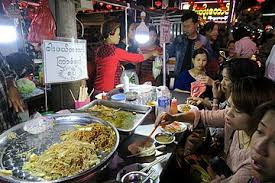
#> input picture airprobe/data/train/not_vadapav/1.jpg, 275 x 183 px, found by its file name; its folder holds only this picture in this run
$ python load_data.py
#> lines starting #> are read from the running program, lines starting #| are printed output that depends on the picture
import pickle
from sklearn.model_selection import train_test_split
from scipy import misc
import imutils
import numpy as np
import os,cv2

path=r"E:\Machine Learning\examples\Modaka_Tech_AI_assignment\data\train"
label = os.listdir(path)
print(label)
dataset=[]
for image_label in label:
    images = os.listdir(path+"/"+image_label)
    for image in images:
        # print(image_label)
        img = cv2.imread(path+"/"+image_label+"/"+image)
#> img is the input picture: shape (183, 275, 3); mean B, G, R 82.6, 88, 99.3
        for k in np.arange(0,360,30):
            img=imutils.rotate_bound(img,k)
            img = cv2.resize(img, (150, 150))
            dataset.append((img,image_label))
#> this loop made 12 passes
#> pass 1, `img = cv2.resize(img, (150, 150))`:
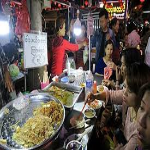
#> img: shape (150, 150, 3); mean B, G, R 82.4, 87.8, 99.1
#> pass 2, `img=imutils.rotate_bound(img,k)`:
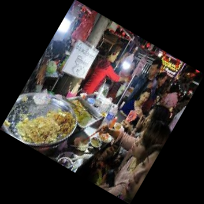
#> img: shape (204, 204, 3); mean B, G, R 44.6, 47.5, 53.6
#> pass 2, `img = cv2.resize(img, (150, 150))`:
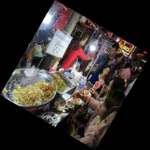
#> img: shape (150, 150, 3); mean B, G, R 44.5, 47.4, 53.5
#> pass 3, `img=imutils.rotate_bound(img,k)`:
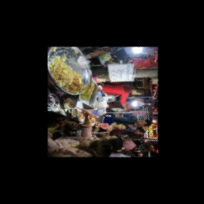
#> img: shape (204, 204, 3); mean B, G, R 24, 25.6, 28.9
#> after the loop:
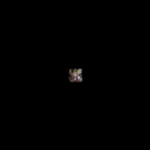
#> img: shape (150, 150, 3); mean B, G, R 0.6, 0.6, 0.7
#> after the loop, dataset = 12 items
#> pass 2 of the loop `for image_label in label:`:
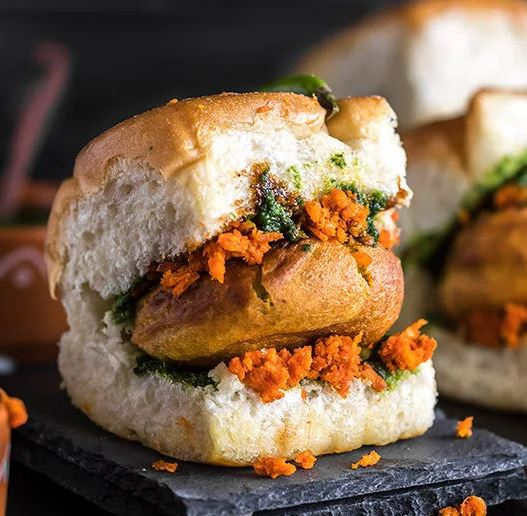
#> input picture airprobe/data/train/vadapav/1.JPG, 527 x 516 px, found by its file name
#> img is the input picture: shape (516, 527, 3); mean B, G, R 74.8, 99.3, 125.5
#> the loop `for k in np.arange(0,360,30):` made 12 passes
#> pass 2, `img = cv2.resize(img, (150, 150))`:
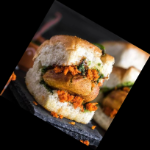
#> img: shape (150, 150, 3); mean B, G, R 40.3, 53.5, 67.7
#> after the loop `for k in np.arange(0,360,30):`:
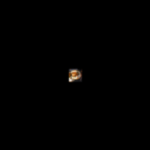
#> img: shape (150, 150, 3); mean B, G, R 0.5, 0.7, 0.9
#> after the loop `for k in np.arange(0,360,30):`: dataset = 24 items

X=[]
Y=[]

for input,image_label in dataset:
    X.append(input)
    Y.append(label.index(image_label))
#> this loop made 24 passes
#> image_label on passes 1 to 12: 'not_vadapav', 'not_vadapav', 'not_vadapav', 'not_vadapav', 'not_vadapav', 'not_vadapav', 'not_vadapav', 'not_vadapav', 'not_vadapav', 'not_vadapav', 'not_vadapav', 'not_vadapav'
#> after the loop, X = 24 items; Y = [0, 0, 0, 0, 0, 0, 0, 0, 0, 0, 0, 0, 1, 1, 1, 1, 1, 1, 1, 1, 1, 1, 1, 1]


X=np.array(X)
Y=np.array(Y)
#> Y = 24 values from 0 to 1
# print(Y)

X_train,y_train,  = X,Y
#> y_train = 24 values from 0 to 1
print(y_train.shape)
#| (24,)

data_set=(X_train,y_train)

path=r"E:\Machine Learning\examples\Modaka_Tech_AI_assignment\data\test"
#> (the run stopped early here; a loop or call above may not have finished)
